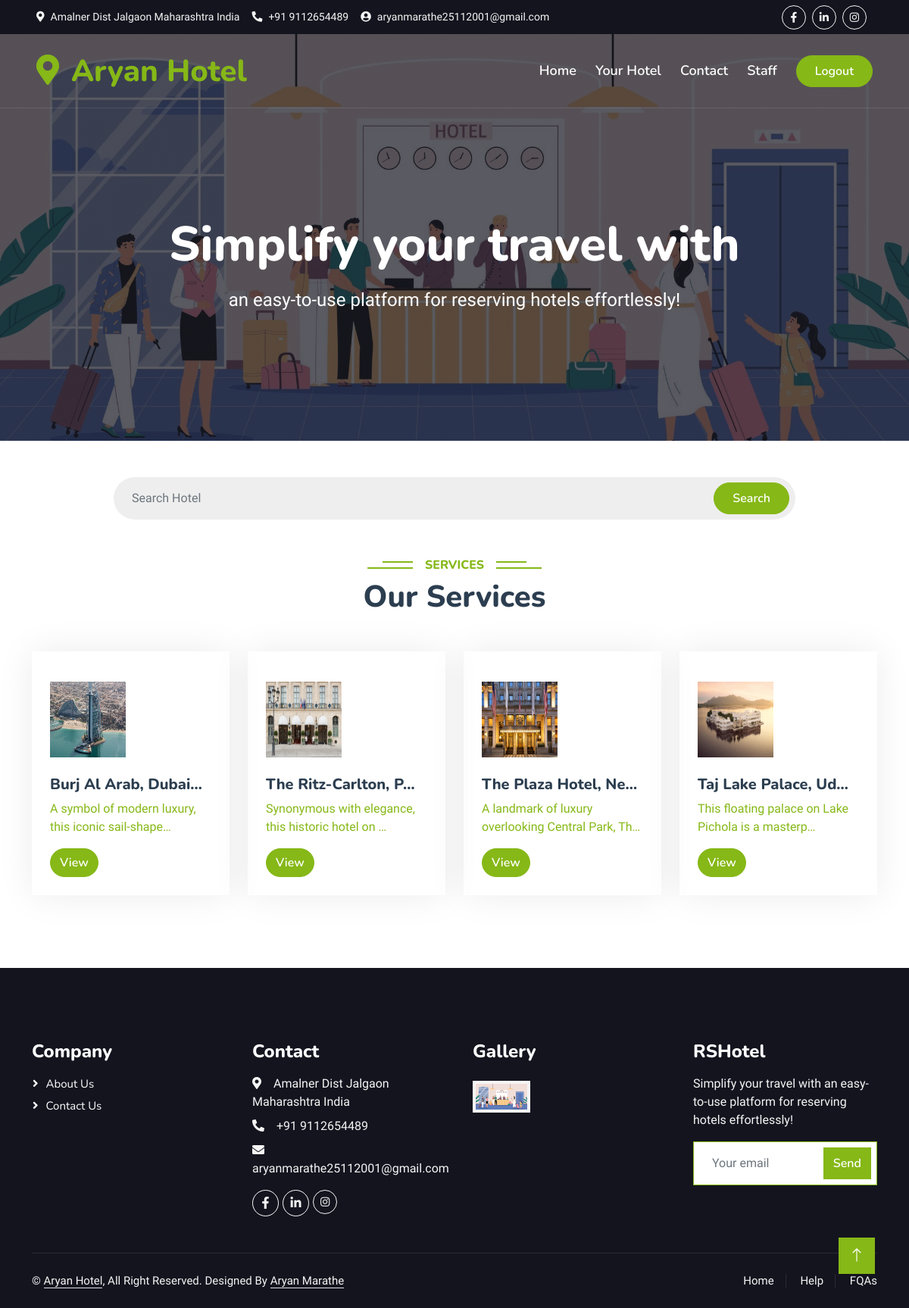
/ (signed in), run on the app's committed database.
### home/models.py (models this page shows, shortened)
class Hotel(models.Model):
    hname = models.CharField(max_length=100)
    hdesc = models.TextField()

class Hotel_Image(models.Model):
    hotel = models.ForeignKey(Hotel, on_delete=models.CASCADE, related_name='paper_images')
    image = models.ImageField(upload_to='paper')

### home/views.py (the view)
# urls.py: path('', home, name='home'),
@login_required(login_url='login')
def home(request):
    hotels = Hotel.objects.all()
    if request.GET.get('search'):
        search = request.GET.get('search')
        hotels = Hotel.objects.filter(
        Q(hname__icontains = search)|
        Q(hdesc__icontains = search)
        )
    return render(request, 'index.html',{'hotels':hotels})

### home/templates/index.html (shortened to what this page needs)
{% extends "base.html" %}
{% block contant %}
<div class="position-relative w-75 mx-auto animated slideInDown">
    <form>
        <input class="form-control border-0 rounded-pill w-100 py-3 ps-4 pe-5" name="search" type="text"
            placeholder="Search Hotel">
        <button type="submit" class="btn btn-primary rounded-pill py-2 px-4 position-absolute top-0 end-0 me-2"
            style="margin-top: 7px;">Search</button>
    </form>
</div>
<div class="container-xxl py-5">
    <div class="container">
        <div class="text-center wow fadeInUp" data-wow-delay="0.1s">
            <h6 class="section-title bg-white text-center text-primary px-3">Services</h6>
            <h1 class="mb-5">Our Services</h1>
        </div>
        <div class="row g-4">
            {% for hotel in hotels %}
            <div class="col-lg-3 col-sm-6 wow fadeInUp" data-wow-delay="0.1s">
                <div class="service-item rounded pt-3">
                    <a href="{% url 'hotel_details' hotel.id %}">
                        <div class="p-4">
                            <img src="/media/{{ hotel.paper_images.first.image }}" class="fa-globe text-primary mb-4"
                                alt="{{ hotel.hname }}">
                            <h5>{{hotel.hname|truncatechars:20}}</h5>
                            <p>{{hotel.hdesc|truncatechars:50}}</p>
                            <a href="{% url 'hotel_details' hotel.id %}" class="btn btn-primary rounded-pill">View</a>
                        </div>
                    </a>
                </div>
            </div>
            {% endfor %}
        </div>
    </div>
</div>
{% endblock %}

### home/templates/base.html (shortened to what this page needs)
{% load static %}
<!DOCTYPE html>
<html lang="en">
<head>
    <link href="https://cdnjs.cloudflare.com/ajax/libs/font-awesome/5.10.0/css/all.min.css" rel="stylesheet">
    <link href="https://cdn.jsdelivr.net/npm/bootstrap-icons@1.4.1/font/bootstrap-icons.css" rel="stylesheet">
    <link href="{% static 'lib/animate/animate.min.css' %}" rel="stylesheet">
    <link href="{% static 'lib/owlcarousel/assets/owl.carousel.min.css' %}" rel="stylesheet">
    <link href="{% static 'lib/tempusdominus/css/tempusdominus-bootstrap-4.min.css' %}" rel="stylesheet" />
    <link href="{% static '/css/bootstrap.min.css' %}" rel="stylesheet">
    <link href="{% static '/css/style.css' %}" rel="stylesheet">
</head>
<body>
    <div class="container-fluid bg-dark px-5 d-none d-lg-block">
        <div class="row gx-0">
            <div class="col-lg-8 text-center text-lg-start mb-2 mb-lg-0">
                <div class="d-inline-flex align-items-center" style="height: 45px;">
                    <small class="me-3 text-light"><i class="fa fa-map-marker-alt me-2"></i>Amalner Dist Jalgaon Maharashtra India</small>
                    <small class="me-3 text-light"><i class="fa fa-phone-alt me-2"></i>+91 9112654489</small>
                    <small class="text-light"><i class="fa fa-user-circle me-2"></i>{{request.user.username}}</small>
                </div>
            </div>
            <div class="col-lg-4 text-center text-lg-end">
                <div class="d-inline-flex align-items-center" style="height: 45px;">
                    <a class="btn btn-sm btn-outline-light btn-sm-square rounded-circle me-2" href="https://www.facebook.com/rahullswami01"><i class="fab fa-facebook-f fw-normal"></i></a>
                    <a class="btn btn-sm btn-outline-light btn-sm-square rounded-circle me-2" href="https://www.linkedin.com/in/rahul-swami-aa4218300/"><i class="fab fa-linkedin-in fw-normal"></i></a>
                    <a class="btn btn-sm btn-outline-light btn-sm-square rounded-circle me-2" href="https://www.instagram.com/rahullswami_/"><i class="fab fa-instagram fw-normal"></i></a>
                </div>
            </div>
        </div>
    </div>
    <div class="container-fluid position-relative p-0">
        <nav class="navbar navbar-expand-lg navbar-light px-4 px-lg-5 py-3 py-lg-0">
            <a href="" class="navbar-brand p-0">
                <h1 class="text-primary m-0"><i class="fa fa-map-marker-alt me-3"></i>Aryan Hotel</h1>
            </a>
            <div class="collapse navbar-collapse" id="navbarCollapse">
                <div class="navbar-nav ms-auto py-0">
                    <a href="/" class="nav-item nav-link">Home</a>
                    <a href="{% url 'yourhotel' %}" class="nav-item nav-link">Your Hotel</a>
                    <a href="{% url 'contact' %}" class="nav-item nav-link">Contact</a>
                    <a href="/rshotelstaff/" class="nav-item nav-link">Staff</a>
                </div>
                <a href="{% url 'logout' %}" class="btn btn-primary rounded-pill py-2 px-4">Logout</a>
            </div>
        </nav>
        <div class="container-fluid bg-primary py-5 mb-5 hero-header">
            <div class="container py-5">
                <div class="row justify-content-center py-5">
                    <div class="col-lg-10 pt-lg-5 mt-lg-5 text-center">
                        <h1 class="display-3 text-white mb-3 animated slideInDown">Simplify your travel with </h1>
                        <p class="fs-4 text-white mb-4 animated slideInDown">an easy-to-use platform for reserving hotels effortlessly!</p>
                    </div>
                </div>
            </div>
        </div>
    </div>
{% block contant %}
{% endblock %}
      <div class="container-fluid bg-dark text-light footer pt-5 mt-5 wow fadeIn" data-wow-delay="0.1s">
        <div class="container py-5">
            <div class="row g-5">
                <div class="col-lg-3 col-md-6">
                    <h4 class="text-white mb-3">Company</h4>
                    <a class="btn btn-link" href="">About Us</a>
                    <a class="btn btn-link" href="">Contact Us</a>
                </div>
                <div class="col-lg-3 col-md-6">
                    <h4 class="text-white mb-3">Contact</h4>
                    <p class="mb-2"><i class="fa fa-map-marker-alt me-3"></i>Amalner Dist Jalgaon Maharashtra India</p>
                    <p class="mb-2"><i class="fa fa-phone-alt me-3"></i>+91 9112654489</p>
                    <p class="mb-2"><i class="fa fa-envelope me-3"></i>aryanmarathe25112001@gmail.com</p>
                    <div class="d-flex pt-2">
                        <a class="btn btn-outline-light btn-social" href="https://www.facebook.com/rahullswami01"><i class="fab fa-facebook-f"></i></a>
                        <a class="btn btn-outline-light btn-social" href="https://www.linkedin.com/in/rahul-swami-aa4218300/"><i class="fab fa-linkedin-in"></i></a>
                        <a class="btn btn-sm btn-outline-light btn-sm-square rounded-circle me-2" href="https://www.instagram_/"><i class="fab fa-instagram fw-normal"></i></a>
                    </div>
                </div>
                <div class="col-lg-3 col-md-6">
                    <h4 class="text-white mb-3">Gallery</h4>
                    <div class="row g-2 pt-2">
                        <div class="col-4">
                            <img class="img-fluid bg-light p-1" src="{% static '/img/bg-hero.jpg' %}" alt="">
                        </div>
                    </div>
                </div>
                <div class="col-lg-3 col-md-6">
                    <h4 class="text-white mb-3">RSHotel</h4>
                    <p>Simplify your travel with an easy-to-use platform for reserving hotels effortlessly!</p>
                    <div class="position-relative mx-auto" style="max-width: 400px;">
                        <input class="form-control border-primary w-100 py-3 ps-4 pe-5" type="text" placeholder="Your email">
                        <button type="button" class="btn btn-primary py-2 position-absolute top-0 end-0 mt-2 me-2">Send</button>
                    </div>
                </div>
            </div>
        </div>
        <div class="container">
            <div class="copyright">
                <div class="row">
                    <div class="col-md-6 text-center text-md-start mb-3 mb-md-0">
                        &copy; <a class="border-bottom" href="">Aryan Hotel</a>, All Right Reserved.
                        Designed By <a class="border-bottom" href="">Aryan Marathe</a>
                    </div>
                    <div class="col-md-6 text-center text-md-end">
                        <div class="footer-menu">
                            <a href="/">Home</a>
                            <a href="/">Help</a>
                            <a href="/">FQAs</a>
                        </div>
                    </div>
                </div>
            </div>
        </div>
    </div>
    <a href="#" class="btn btn-lg btn-primary btn-lg-square back-to-top"><i class="bi bi-arrow-up"></i></a>
</body>
</html>

### home/static/css/style.css (style rules this page uses)
:root { --primary: #86B817; --secondary: #FE8800; --light: #F5F5F5; --dark: #14141F; }
.back-to-top { position: fixed; display: none; right: 45px; bottom: 45px; z-index: 99; }
.btn { font-family: 'Nunito', sans-serif; font-weight: 600; transition: .5s; }
.btn.btn-primary, .btn.btn-secondary { color: #FFFFFF; }
.btn-sm-square { width: 32px; height: 32px; }
.btn-lg-square { width: 48px; height: 48px; }
.btn-square, .btn-sm-square, .btn-lg-square { padding: 0; display: flex; align-items: center; justify-content: center; font-weight: normal; border-radius: 0px; }
.navbar-light .navbar-nav .nav-link { font-family: 'Nunito', sans-serif; position: relative; margin-right: 25px; padding: 35px 0; color: #FFFFFF !important; font-size: 18px; font-weight: 600; outline: none; transition: .5s; }
@media (min-width: 992px) { .navbar-light { position: absolute; width: 100%; top: 0; left: 0; border-bottom: 1px solid rgba(256, 256, 256, .1); z-index: 999; } }
@media (min-width: 992px) { .navbar-light .navbar-nav .nav-link::before { position: absolute; content: ""; width: 0; height: 2px; bottom: -1px; left: 50%; background: var(--primary); transition: .5s; } }
.hero-header { background: linear-gradient(rgba(20, 20, 31, .7), rgba(20, 20, 31, .7)), url(../img/bg-hero.jpg); background-position: center center; background-repeat: no-repeat; background-size: cover; }
.section-title { position: relative; display: inline-block; text-transform: uppercase; }
.section-title::before { position: absolute; content: ""; width: calc(100% + 80px); height: 2px; top: 4px; left: -40px; background: var(--primary); z-index: -1; }
.section-title::after { position: absolute; content: ""; width: calc(100% + 120px); height: 2px; bottom: 5px; left: -60px; background: var(--primary); z-index: -1; }
.service-item { box-shadow: 0 0 45px rgba(0, 0, 0, .08); transition: .5s; }
.service-item * { transition: .5s; }
.footer .btn.btn-social { margin-right: 5px; width: 35px; height: 35px; display: flex; align-items: center; justify-content: center; color: var(--light); font-weight: normal; border: 1px solid #FFFFFF; border-radius: 35px; transition: .3s; }
.footer .btn.btn-link { display: block; margin-bottom: 5px; padding: 0; text-align: left; color: #FFFFFF; font-size: 15px; font-weight: normal; text-transform: capitalize; transition: .3s; }
.footer .btn.btn-link::before { position: relative; content: "\f105"; font-family: "Font Awesome 5 Free"; font-weight: 900; margin-right: 10px; }
.footer .copyright { padding: 25px 0; font-size: 15px; border-top: 1px solid rgba(256, 256, 256, .1); }
.footer .copyright a { color: var(--light); }
.footer .footer-menu a { margin-right: 15px; padding-right: 15px; border-right: 1px solid rgba(255, 255, 255, .1); }
.footer .footer-menu a:last-child { margin-right: 0; padding-right: 0; border-right: none; }

### home/templates/index.html (style rules this page uses)
.service-item .p-4 img { width: 100px; height: 100px; }
.slideInDown input { background-color: rgb(238, 238, 238); }

### data on the page
Hotel: paper_images.first.image (picture), hname "Burj Al Arab, Dubai…", hdesc "A symbol of modern luxury, this iconic sail-shape…"
Hotel: paper_images.first.image (picture), hname "The Ritz-Carlton, P…", hdesc "Synonymous with elegance, this historic hotel on …"
Hotel: paper_images.first.image (picture), hname "The Plaza Hotel, Ne…", hdesc "A landmark of luxury overlooking Central Park, Th…"
Hotel: paper_images.first.image (picture), hname "Taj Lake Palace, Ud…", hdesc "This floating palace on Lake Pichola is a masterp…"

### other printed values
{{ request.user.username }} "aryanmarathe25112001@gmail.com"
